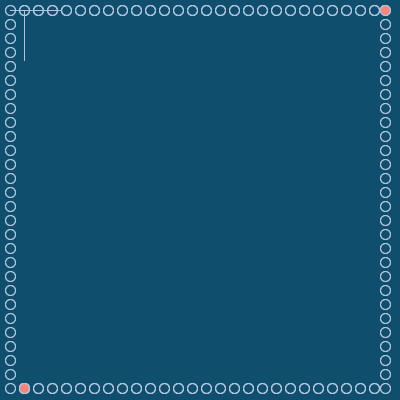
Frame 1 (no input)
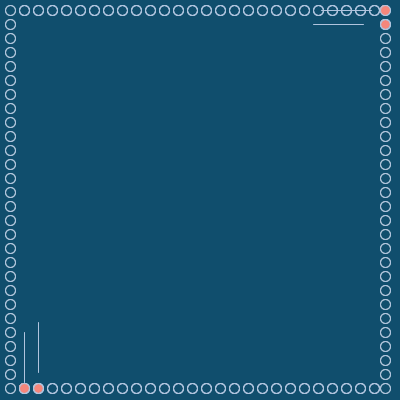
Frame 60 (the mouse pressed at the canvas centre just before this capture)
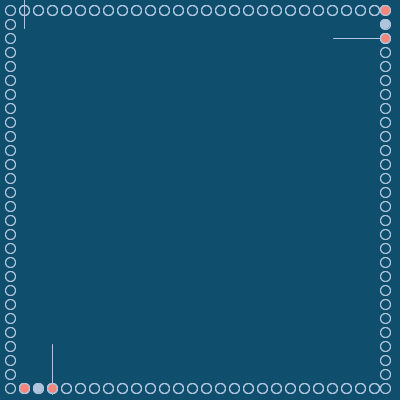
Frame 120 (the mouse held since frame 60 and released just before this capture)

The Processing sketch that drew these frames (run headless with seeded random() and noise(); from frame 60 on, the mouse is pressed at the canvas centre):

// Processing sketch: processing_181528
// ── processing_181528.pde

/* 
Donahue_Visually represent 60 seconds
Experimenting with time variables and conditionals 
the lines come in a different intervals and end at one minute
*/

int duration=1000;
int duration2=1000;
int duration3=1000;
int duration4=1000;
int duration5=1000;
int duration6=1000;
int startTime, startTime2,startTime3,startTime4,startTime5,startTime6;
int w,h,j,g,i,k,m,n;
int da=10;
int pause=1000;
int pause2=1000;
int pause3=3000;
int pause4=3000;

float startX, startY,start2X, start2Y,start3X, start3Y,start4X, start4Y,start5X, start5Y,start6X, start6Y; //of line
float currentX, currentY,current2X, current2Y,current3X, current3Y,current4X, current4Y,current5X, current5Y,current6X, current6Y;
float destX, destY,dest2X, dest2Y,dest3X, dest3Y, dest4X, dest4Y,dest5X, dest5Y, dest6X, dest6Y; //of line
float circleX, circleY, circle2X, circle2Y,circle3X, circle3Y, circle4X, circle4Y,circle5X, circle5Y, circle6X, circle6Y;


void setup(){
  size (400,400);
  w=10;
  h=10;
  
  //startX variables
  j=h;
  startX=10;
  startY=10;
  destX=width-25;
  destY=10;
  currentX=startX;
  currentY=startY;
  circleX=10;
  circleY=10;
  
  //start2X variables
  g=w;
  start2X=24;
  start2Y=10;
  dest2X=24;
  dest2Y=height-12;
  current2X=start2X;
  current2Y=start2Y;
  circle2X=24;
  circle2Y=10;
  
  //start3X variables
  i=h;
  start3X=24;
  start3Y=10;
  dest3X=24;
  dest3Y=height-12;
  current3X=start3X;
  current3Y=start3Y;
  circle3X=24;
  circle3Y=10;
  
  //start4X variables
  k=w;
  start4X=10;
  start4Y=10;
  dest4X=width-25;
  dest4Y=10;
  current4X=start4X;
  current4Y=start4Y;
  circle4X=10;
  circle4Y=10;
  
  //start5X variables
  m=h;
  start5X=24;
  start5Y=10;
  dest5X=24;
  dest5Y=height-12;
  current5X=start5X;
  current5Y=start5Y;
  circle5X=24;
  circle5Y=10;
  
  //start6X variables
  n=w;
  start6X=10;
  start6Y=10;
  dest6X=width-25;
  dest6Y=10;
  current6X=start6X;
  current6Y=start6Y;
  circle6X=10;
  circle6Y=10;
  
 
  
  startTime=millis();
  startTime2=millis();
  startTime3=millis()+pause;
  startTime4=millis()+pause2;
  startTime5=millis()+pause3;
  startTime5=millis()+pause4;
}

void draw(){
  background(16,78,109);
  
  //stroke (10);
  //line (startX,j,startX+50,j);
  
  //start X
  for(float j=circleY; j<=height; j=j+14){//repeating the circles down, on either side
     noFill();
     stroke(16,78,70);
     ellipse (circleX,j,w,h); //left circles
     // is right circle's y above aka > startY
     if (startY>=j){ //determing what color the circle should be 
       //println("hi");
       // if yes draw red
        fill(176,   196,   222);
        noStroke();
        ellipse (circleX+(width-25),j,w,h); //right 
         }
     else { //if no, draw light blue
        //println(5);
        noFill();
        ellipse (circleX+(width-25),j,w,h);
       }//end of else statement
     }
     
  if (millis() <startTime + duration){ //are we done yet?
    
     stroke (176,196,222);
     line (currentX,startY,currentX+50,startY); //draw intial line 
     //startX=startX+da;
     
     float xVelocity= (destX-startX)/duration; //determine velocity 
     
     currentX=startX + xVelocity * (millis()-startTime); //determine position 
     
     if (destX+xVelocity*(millis()-startTime) >= destX){ //determine when the line reaches the circle on the right
       fill (245,134,123);
       ellipse (circleX+(width-25),destY,10,10); //draw ellipse 
     }
  }//end of if statement 
  
   else{ //otherwise relocate the line to the next Y value 
    startX=startX;
    startY=startY+14;
    destX=destX;
    destY=destY+14;
    startTime=millis();
  }
 
     //start2X
     for(float g=circle2X; g<=(width-26); g=g+14){ //repeating the circle across the top and bottom 
       noFill();
       stroke(176,196,222);
       ellipse (g,circle2Y,w,h); //top circles 
       // is right circle's X right of start2X?
       if (start2X>=g){ //determining what color the bottom circles should be drawn 
         // if yes draw red
          fill(176, 196, 222);
          ellipse (g,circle2Y+(height-22),w,h); //right 
         }
         else {//if no, drawn light blue
          noFill();
          ellipse (g,circle2Y+(height-22),w,h);
         }
     }
     
     
    if (millis() <startTime2 + duration2){ //are we done yet?
    
     stroke (176,196,222);
     line (start2X,current2Y, start2X, current2Y+50); //draw the vertical line 
     
     float yVelocity= (dest2Y-start2Y)/duration2; //determine velocity 

     current2Y=start2Y + yVelocity * (millis()-startTime2); //determine position 
     
     if (dest2Y+yVelocity*(millis()+startTime2) >= dest2Y){ //determine when the line hits the bottom circle
       fill (245,134,123);
       ellipse (dest2X,circleY+(height-22),10,10); //draw red circle 
     }
   }//end of if statement 
  
  else{ //otherwise relocate the vertical line to the next X location 
    start2X=start2X+14;
    start2Y=start2Y;
    dest2X=dest2X+14;
    dest2Y=dest2Y;
    startTime2=millis();
  }
  
  
  
  //start3X
     for(float i=circle3X; i<=(width-26); i=i+14){ //repeat circles horizontally on both sides 
       noFill();
       stroke(176,196,222);
       ellipse (i,circle3Y,w,h); //top
       // is right circle's X right of start3X 
       if (start3X>=i){
         // if yes draw red, if no, draw light blue 
          fill(176, 196, 222);
          ellipse (i,circle3Y+(height-22),w,h); //bottom 
         }
         else {
          noFill();
          ellipse (i,circle3Y+(height-22),w,h);
         }
     }
     
     
    if (millis() <startTime3 + duration3+pause2){ //are we done yet?
    
     stroke (176,196,222);
     line (start3X,current3Y, start3X, current3Y+50); //draw line
     
     float yVelocity= (dest5Y-start3Y)/duration3;

     current3Y=start3Y + yVelocity * (millis()-startTime3);
     
     if (dest3Y+yVelocity*(millis()+startTime3) >= dest3Y){ //when the line reaches the circle, draw red circle 
       fill (245,134,123);
       ellipse (dest3X,circle3Y+(height-22),10,10);
     }
   }//end of if statement 
  
  else{ //relocate the line to the next X value 
    start3X=start3X+14;
    start3Y=start3Y;
    dest3X=dest3X+14;
    dest3Y=dest3Y;
    startTime3=millis();
  }
  
  //start4X
  for(float k=circle4Y; k<=height; k=k+14){ //draw the circles vertically on both sides 
     noFill();
     stroke(176,196,222);
     ellipse (circle4X,k,w,h); //left circles 
     // is right circle's Y above start4Y
     if (start4Y>=k){
       // if yes draw red, if no, draw white/empty
        fill(176, 196, 222);
        noStroke();
        ellipse (circle4X+(width-25),k,w,h); //right yes 
         }
       else {
        noFill();
        ellipse (circle4X+(width-25),k,w,h); //right no 
       }
     }
     
  if (millis() <startTime4 + duration4+pause2){ //are we done yet?
    
     stroke (176,196,222);
     line (current4X,start4Y,current4X+50,start4Y); //draw line

     float xVelocity= (dest4X-start4X)/duration4;
     
     current4X=start4X + xVelocity * (millis()-startTime4);
     
     if (dest4X+xVelocity*(millis()-startTime4) >= dest4X){ //if the line has reached the circle, fill with red 
       fill (245,134,123);
       ellipse (circle4X+(width-25),dest4Y,10,10);
     }
  }
  
  
   else{ //otherwise move to the next Y value
    start4X=start4X;
    start4Y=start4Y+14;
    dest4X=dest4X;
    dest4Y=dest4Y+14;
    startTime4=millis();
  }
  
  
  //start5X
     for(float m=circle5X; m<=(width-26); m=m+14){ //repeating the circles horizontally 
       noFill();
       stroke(176,196,222);
       ellipse (m,circle5Y,w,h); //top
       // is right circle's X right of start5X
       if (start5X>=m){
         // if yes draw red, if no, draw blue
          fill(176, 196, 222);
          ellipse (m,circle5Y+(height-22),w,h); //bottom yes
         }
         else {
          noFill();
          ellipse (m,circle5Y+(height-22),w,h); //bottom no 
         }
     }//end of for statement
     
     
    if (millis() <startTime5 + duration5+pause3){//are we done yet 
    
     stroke (176,196,222);
     line (start5X,current5Y, start5X, current5Y+50); //draw line 
     
     float yVelocity= (dest5Y-start5Y)/duration5;

     current5Y=start5Y + yVelocity * (millis()-startTime5);
     
     if (dest5Y+yVelocity*(millis()+startTime5) >= dest5Y){ //if the line has reached the cirlce, draw red circle 
       fill (245,134,123);
       ellipse (dest5X,circle5Y+(height-22),10,10);
     }
   }//end of if statement 
  
  else{
    start5X=start5X+14;
    start5Y=start5Y;
    dest5X=dest5X+14;
    dest5Y=dest5Y;
    startTime5=millis();
  }
  
  //start6X
  for(float n=circle6Y; n<=height; n=n+14){//repeat circles vertically 
     noFill();
     stroke(176,196,222);
     ellipse (circle6X,n,w,h); //left
     // is right circle's Y above start6Y
     if (start6Y>=n){
       // if yes draw red, if no, draw light blue 
        fill(176, 196, 222);
        noStroke();
        ellipse (circle6X+(width-25),n,w,h); //right 
         }
       else {
        noFill();
        ellipse (circle6X+(width-25),n,w,h);
       }
     }
     
  if (millis() <startTime6 + duration6+pause4){ //are we done 
    
     stroke (176,196,222);
     line (current6X,start6Y,current6X+50,start6Y);

     float xVelocity= (dest6X-start6X)/duration6;
     
     current6X=start6X + xVelocity * (millis()-startTime6);
     
     if (dest6X+xVelocity*(millis()-startTime6) >= dest6X){ //if line has reached circle, draw red 
       fill (245,134,123);
       ellipse (circle6X+(width-25),dest6Y,10,10); //ellipse
     }
  }
  
  
   else{
    start6X=start6X;
    start6Y=start6Y+14;
    dest6X=dest6X;
    dest6Y=dest6Y+14;
    startTime6=millis();
  }
  
  
  
}//end of draw2
